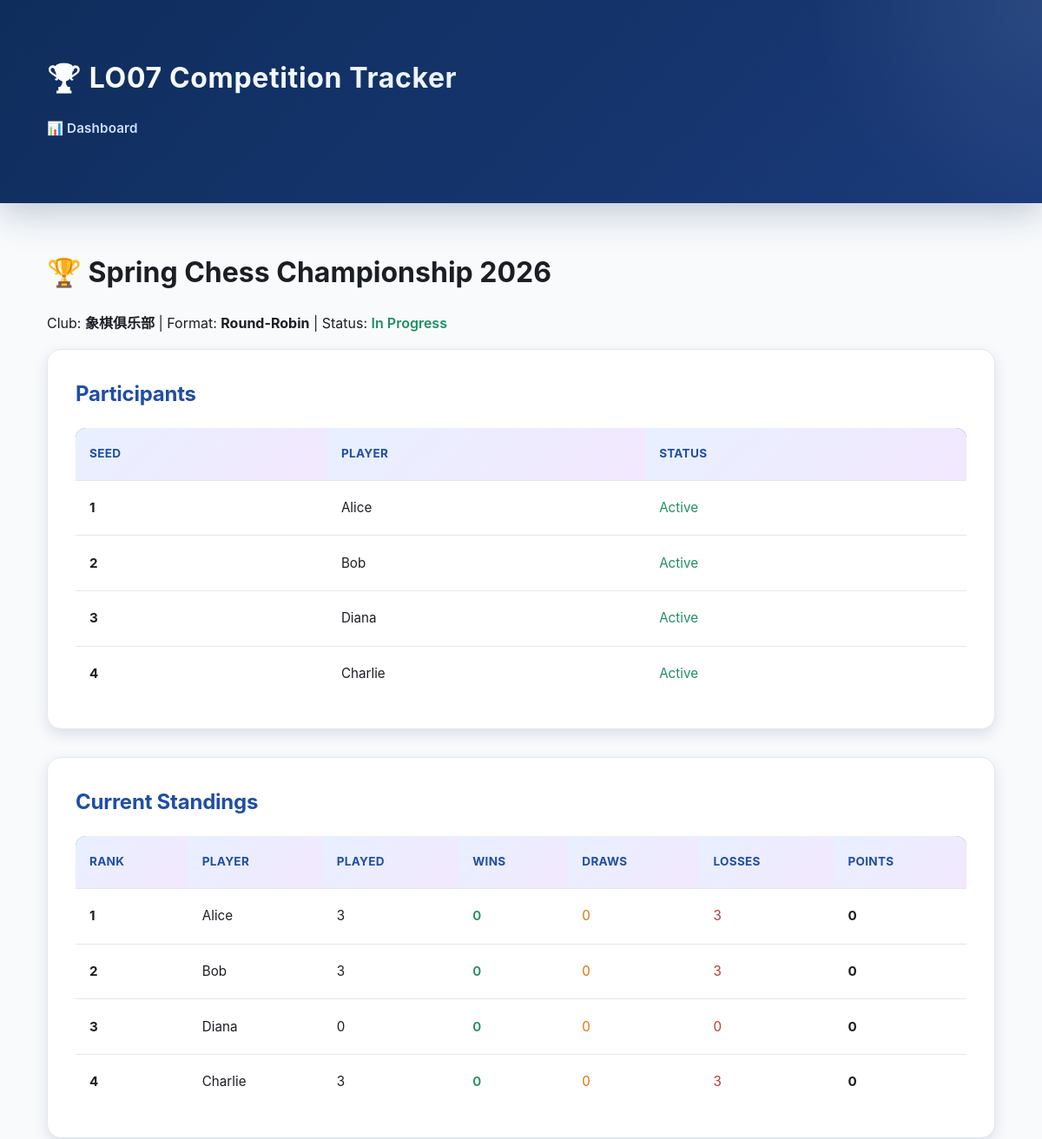
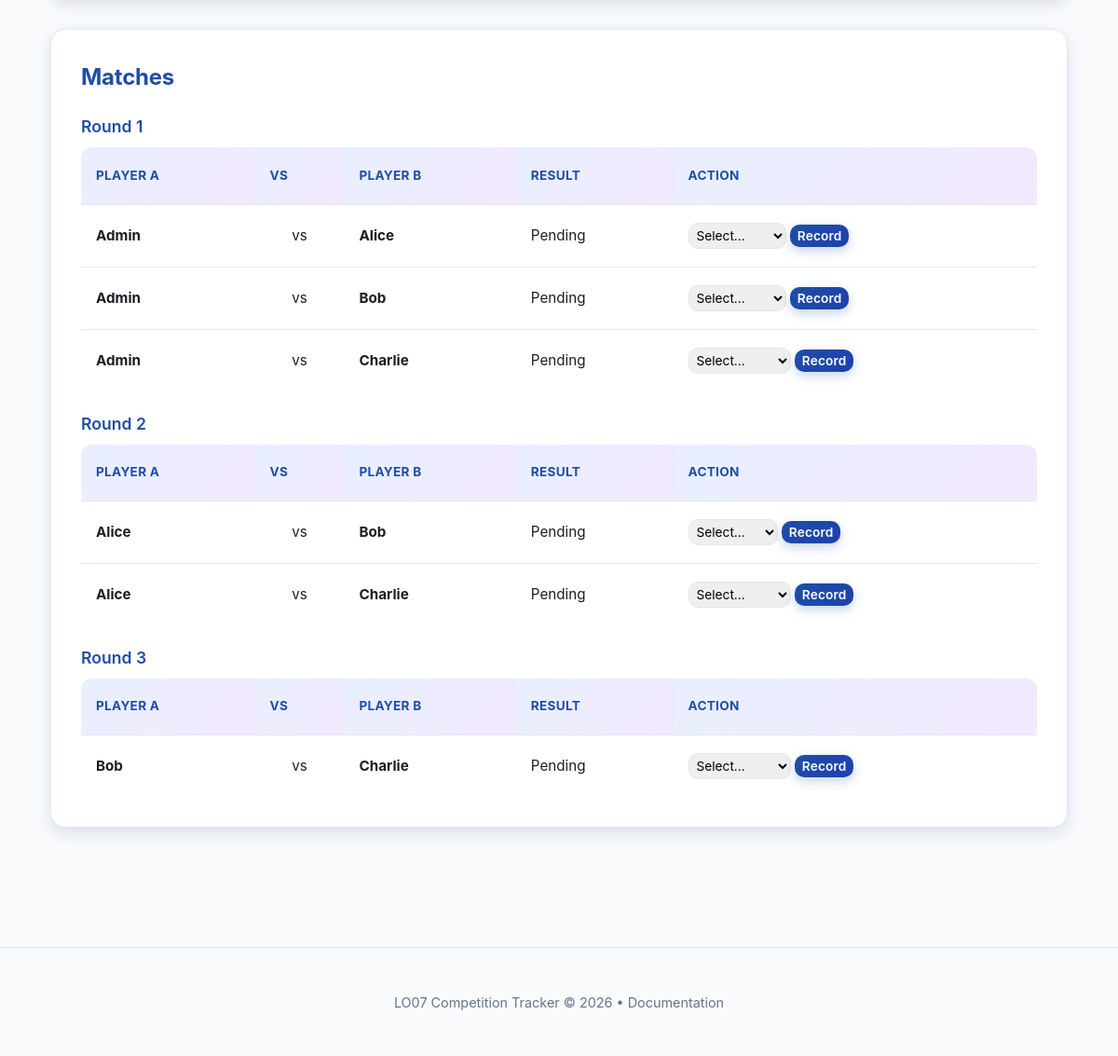
/tournament_detail.php?id=1, run on the app's committed database (2 pictures, top to bottom).
### tables this page shows
CREATE TABLE tournaments (
            id INTEGER PRIMARY KEY AUTOINCREMENT,
            club_id INTEGER NOT NULL,
            name TEXT NOT NULL,
            format TEXT NOT NULL DEFAULT "round-robin",
            status TEXT NOT NULL DEFAULT "draft",
            created_at TEXT NOT NULL,
            FOREIGN KEY (club_id) REFERENCES clubs(id) ON DELETE CASCADE
        );

CREATE TABLE clubs (
            id INTEGER PRIMARY KEY AUTOINCREMENT,
            name TEXT NOT NULL,
            sport TEXT NOT NULL,
            created_by INTEGER NOT NULL,
            created_at TEXT NOT NULL,
            FOREIGN KEY (created_by) REFERENCES users(id)
        );

CREATE TABLE tournament_participants (
            id INTEGER PRIMARY KEY AUTOINCREMENT,
            tournament_id INTEGER NOT NULL,
            user_id INTEGER NOT NULL,
            seed INTEGER NOT NULL,
            status TEXT NOT NULL DEFAULT "active",
            UNIQUE (tournament_id, user_id),
            FOREIGN KEY (tournament_id) REFERENCES tournaments(id) ON DELETE CASCADE,
            FOREIGN KEY (user_id) REFERENCES users(id) ON DELETE CASCADE
        );

CREATE TABLE users (
            id INTEGER PRIMARY KEY AUTOINCREMENT,
            username TEXT NOT NULL UNIQUE,
            created_at TEXT NOT NULL
        );

CREATE TABLE tournament_matches (
            id INTEGER PRIMARY KEY AUTOINCREMENT,
            tournament_id INTEGER NOT NULL,
            match_id INTEGER NOT NULL,
            round INTEGER NOT NULL,
            UNIQUE (tournament_id, match_id),
            FOREIGN KEY (tournament_id) REFERENCES tournaments(id) ON DELETE CASCADE,
            FOREIGN KEY (match_id) REFERENCES matches(id) ON DELETE CASCADE
        );

### public/tournament_detail.php (called while the page is built, shortened)
<?php
require __DIR__ . '/../app/bootstrap.php';
$tournamentId = (int) ($_GET['id'] ?? 0);
$controller = new TournamentController($repo, new TournamentService($repo, $eloService));
$data = $controller->getTournamentData($tournamentId);
extract($data);
require __DIR__ . '/../app/views/tournament_detail.php';

### app/services/TournamentService.php (called while the page is built, shortened)
<?php
class TournamentService
{
    public function getTournament(int $tournamentId): array
    {
        $db = $this->repo->getConnection();
        $stmt = $db->prepare('SELECT * FROM tournaments WHERE id = :id');
        $stmt->execute([':id' => $tournamentId]);
        $tournament = $stmt->fetch(PDO::FETCH_ASSOC);
        return $tournament;
    }
    public function getTournamentParticipants(int $tournamentId): array
    {
        $db = $this->repo->getConnection();
        $stmt = $db->prepare('
            SELECT tp.id, tp.user_id, tp.seed, tp.status, u.username
            FROM tournament_participants tp
            JOIN users u ON tp.user_id = u.id
            WHERE tp.tournament_id = :tournament_id
            ORDER BY tp.seed ASC
        ');
        $stmt->execute([':tournament_id' => $tournamentId]);
        return $stmt->fetchAll(PDO::FETCH_ASSOC);
    }
    public function getTournamentMatches(int $tournamentId): array
    {
        $db = $this->repo->getConnection();
        $stmt = $db->prepare('
            SELECT
                tm.id,
                tm.round,
                m.id as match_id,
                m.player_a_id,
                m.player_b_id,
                m.winner_id,
                m.is_draw,
                ua.username as player_a_name,
                ub.username as player_b_name,
                uw.username as winner_name
            FROM tournament_matches tm
            JOIN matches m ON tm.match_id = m.id
            JOIN users ua ON m.player_a_id = ua.id
            JOIN users ub ON m.player_b_id = ub.id
            LEFT JOIN users uw ON m.winner_id = uw.id
            WHERE tm.tournament_id = :tournament_id
            ORDER BY tm.round ASC, tm.id ASC
        ');
        $stmt->execute([':tournament_id' => $tournamentId]);
        return $stmt->fetchAll(PDO::FETCH_ASSOC);
    }
    public function getTournamentStandings(int $tournamentId): array
    {
        $db = $this->repo->getConnection();
        $stmt = $db->prepare('
            SELECT
                tp.seed,
                u.id,
                u.username,
                tp.status,
                (SELECT COUNT(*) FROM matches m
                 WHERE m.id IN (SELECT match_id FROM tournament_matches WHERE tournament_id = :tournament_id)
                 AND (m.player_a_id = u.id OR m.player_b_id = u.id)) as matches_played,
                (SELECT COUNT(*) FROM matches m
                 WHERE m.id IN (SELECT match_id FROM tournament_matches WHERE tournament_id = :tournament_id)
                 AND m.winner_id = u.id) as wins,
                (SELECT COUNT(*) FROM matches m
                 WHERE m.id IN (SELECT match_id FROM tournament_matches WHERE tournament_id = :tournament_id)
                 AND m.is_draw = 1 AND (m.player_a_id = u.id OR m.player_b_id = u.id)) as draws
            FROM tournament_participants tp
            JOIN users u ON tp.user_id = u.id
            WHERE tp.tournament_id = :tournament_id
            ORDER BY tp.seed ASC
        ');
        $stmt->execute([':tournament_id' => $tournamentId]);
        $standings = $stmt->fetchAll(PDO::FETCH_ASSOC);
        usort($standings, function ($a, $b) {
            $aWins = (int) $a['wins'];
            $bWins = (int) $b['wins'];
            if ($aWins !== $bWins) {
                return $bWins <=> $aWins;
            }
            $aDraws = (int) $a['draws'];
            $bDraws = (int) $b['draws'];
            return $bDraws <=> $aDraws;
        });
        foreach ($standings as &$row) {
            $row['matches_played'] = (int) $row['matches_played'];
            $row['wins'] = (int) $row['wins'];
            $row['draws'] = (int) $row['draws'];
            $row['losses'] = $row['matches_played'] - $row['wins'] - $row['draws'];
        }
        return $standings;
    }
}

### app/controllers/TournamentController.php (called while the page is built, shortened)
<?php
class TournamentController
{
    public function getTournamentData(int $tournamentId): array
    {
        $tournament = $this->tournamentService->getTournament($tournamentId);
        $club = $this->repo->getClub($tournament['club_id']);
        $participants = $this->tournamentService->getTournamentParticipants($tournamentId);
        $matches = $this->tournamentService->getTournamentMatches($tournamentId);
        $standings = $this->tournamentService->getTournamentStandings($tournamentId);
        return [
            'tournament' => $tournament,
            'club' => $club,
            'participants' => $participants,
            'matches' => $matches,
            'standings' => $standings,
        ];
    }
}

### app/models/Repository.php (called while the page is built, shortened)
<?php
class Repository
{
    private PDO $db;
    public function __construct(PDO $db)
    {
        $this->db = $db;
    }
    public function getClub(int $clubId): ?array
    {
        $stmt = $this->db->prepare(
            'SELECT c.*, u.username AS creator_name
             FROM clubs c
             LEFT JOIN users u ON u.id = c.created_by
             WHERE c.id = :id'
        );
        $stmt->execute(['id' => $clubId]);
        $club = $stmt->fetch(PDO::FETCH_ASSOC);
        return $club ?: null;
    }
}

### app/views/tournament_detail.php (the view, shortened to what this page needs)
<header>
    <h1>🏆 <?= htmlspecialchars($tournament['name']) ?></h1>
    <p>
        Club: <strong><?= htmlspecialchars($club['name']) ?></strong> |
        Format: <strong><?= $tournament['format'] === 'round-robin' ? 'Round-Robin' : 'Single Elimination' ?></strong> |
        Status:
        <?php
        $statusLabels = [
            'draft' => ['label' => 'Draft', 'color' => 'var(--amber)'],
            'in-progress' => ['label' => 'In Progress', 'color' => 'var(--green)'],
            'completed' => ['label' => 'Completed', 'color' => 'var(--blue)'],
        ];
        $status = $statusLabels[$tournament['status']] ?? ['label' => 'Unknown', 'color' => 'gray'];
        ?>
        <span style="color: <?= $status['color'] ?>; font-weight: 600;"><?= $status['label'] ?></span>
    </p>
</header>
<section class="card">
    <h2>Participants</h2>
    <table>
        <thead>
            <tr style="background: linear-gradient(135deg, var(--sky), var(--blue));">
                <th>Seed</th>
                <th>Player</th>
                <th>Status</th>
            </tr>
        </thead>
        <tbody>
            <?php foreach ($participants as $participant) : ?>
                <tr>
                    <td><strong><?= $participant['seed'] ?></strong></td>
                    <td><?= htmlspecialchars($participant['username']) ?></td>
                    <td>
                        <?php
                        $pStatusColor = $participant['status'] === 'active' ? 'var(--green)' : 'var(--red)';
                        ?>
                        <span style="color: <?= $pStatusColor ?>;">
                            <?= ucfirst($participant['status']) ?>
                        </span>
                    </td>
                </tr>
            <?php endforeach; ?>
        </tbody>
    </table>
</section>
<?php if ($tournament['status'] !== 'draft') : ?>
<section class="card">
    <h2>Current Standings</h2>
    <table>
        <thead>
            <tr style="background: linear-gradient(135deg, var(--green), var(--sky));">
                <th>Rank</th>
                <th>Player</th>
                <th>Played</th>
                <th>Wins</th>
                <th>Draws</th>
                <th>Losses</th>
                <th>Points</th>
            </tr>
        </thead>
        <tbody>
            <?php foreach ($standings as $rank => $standing) : ?>
                <tr>
                    <td><strong><?= $rank + 1 ?></strong></td>
                    <td><?= htmlspecialchars($standing['username']) ?></td>
                    <td><?= $standing['matches_played'] ?></td>
                    <td style="color: var(--green); font-weight: 600;"><?= $standing['wins'] ?></td>
                    <td style="color: var(--amber);"><?= $standing['draws'] ?></td>
                    <td style="color: var(--red);"><?= $standing['losses'] ?></td>
                    <td><strong><?= $standing['points'] ?></strong></td>
                </tr>
            <?php endforeach; ?>
        </tbody>
    </table>
</section>
<?php endif; ?>
<?php if ($tournament['status'] !== 'draft') : ?>
<section class="card">
    <h2>Matches</h2>
    <?php if (empty($matches)) : ?>
        <p>No matches have been scheduled yet.</p>
    <?php else : ?>
        <?php
        $matchesByRound = [];
        foreach ($matches as $match) {
            $matchesByRound[$match['round']][] = $match;
        }
        ?>
        <?php foreach ($matchesByRound as $round => $roundMatches) : ?>
            <h3 style="color: var(--blue); margin-top: 20px;">Round <?= $round ?></h3>
            <table>
                <thead>
                    <tr style="background: linear-gradient(135deg, var(--purple-light), var(--blue-light));">
                        <th>Player A</th>
                        <th>vs</th>
                        <th>Player B</th>
                        <th>Result</th>
                        <th>Action</th>
                    </tr>
                </thead>
                <tbody>
                    <?php foreach ($roundMatches as $match) : ?>
                        <tr>
                            <td>
                                <strong><?= htmlspecialchars($match['player_a_name']) ?></strong>
                            </td>
                            <td style="text-align: center; color: var(--gray);">vs</td>
                            <td>
                                <strong><?= htmlspecialchars($match['player_b_name']) ?></strong>
                            </td>
                            <td>
                                <?php if ($match['is_draw']) : ?>
                                    <span style="color: var(--amber); font-weight: 600;">Draw</span>
                                <?php elseif ($match['winner_id']) : ?>
                                    <span style="color: var(--green); font-weight: 600;">
                                        <?= htmlspecialchars($match['winner_name']) ?> wins
                                    </span>
                                <?php else : ?>
                                    <span style="color: var(--gray);">Pending</span>
                                <?php endif; ?>
                            </td>
                            <td>
                                <?php if (!$match['winner_id'] && !$match['is_draw']) : ?>
                                    <form method="post" action="tournament_detail.php?id=<?= $tournament['id'] ?>&action=record" style="display: inline;">
                                        <select name="result" required style="font-size: 0.9em; padding: 4px;">
                                            <option value="">Select...</option>
                                        </select>
                                        <button type="submit" style="font-size: 0.9em; padding: 4px 8px;">Record</button>
                                    </form>
                                <?php else : ?>
                                    <span style="color: var(--green);">✓ Complete</span>
                                <?php endif; ?>
                            </td>
                        </tr>
                    <?php endforeach; ?>
                </tbody>
            </table>
        <?php endforeach; ?>
    <?php endif; ?>
</section>
<?php endif; ?>
<?php
require __DIR__ . '/layout.php';

### public/assets/styles.css (style rules this page uses)
:root { --blue: #1f4ea5; --blue-light: #e8f0ff; --green: #1f8f5f; --green-light: #e8f5ef; --red: #c13b2a; --red-light: #ffe8e5; --amber: #d97706; --amber-light: #fef3e2; --purple: #7c3aed; --purple-light: #f3e8ff; --sky: #0284c7; --sky-light: #e0f2fe; --bg: #f8fafc; --bg-dark: #1e293b; --card: #ffffff; --text: #1b1e23; --muted: #64748b; --border: #e2e8f0; --shadow-sm: 0 2px 6px rgba(15, 45, 92, 0.08); --shadow-md: 0 6px 16px rgba(15, 45, 92, 0.12); --shadow-lg: 0 12px 32px rgba(15, 45, 92, 0.15); }
* { box-sizing: border-box; }
body { margin: 0; font-family: -apple-system, BlinkMacSystemFont, "Segoe UI", "Helvetica Neue", sans-serif; color: var(--text); background: var(--bg); line-height: 1.6; }
.card { background: var(--card); border-radius: 16px; padding: 2rem; margin-bottom: 2rem; box-shadow: var(--shadow-md); transition: all 0.3s ease; border: 1px solid var(--border); position: relative; overflow: hidden; }
.card::before { content: ''; position: absolute; top: 0; left: 0; right: 0; height: 4px; background: linear-gradient(90deg, var(--blue), var(--purple), var(--sky)); transform: scaleX(0); transform-origin: left; transition: transform 0.3s ease; }
.card h2 { margin: 0 0 1.2rem; font-size: 1.5rem; color: var(--blue); font-weight: 700; letter-spacing: -0.01em; }
.card h3 { margin: 1rem 0 0.5rem; font-size: 1.1rem; color: var(--text); font-weight: 600; }
input, select, button { padding: 0.75rem 1rem; border-radius: 10px; border: 1.5px solid var(--border); font-size: 0.95rem; font-family: inherit; transition: all 0.3s ease; }
button { background: linear-gradient(135deg, var(--blue) 0%, #1e40af 100%); color: white; border: none; cursor: pointer; font-weight: 600; letter-spacing: 0.01em; box-shadow: 0 4px 12px rgba(31, 78, 165, 0.25); }
table { width: 100%; border-collapse: collapse; background: var(--card); border-radius: 12px; overflow: hidden; }
th, td { text-align: left; padding: 1.2rem 1rem; border-bottom: 1px solid var(--border); font-size: 0.95rem; line-height: 1.6; }
th { background: linear-gradient(135deg, var(--blue-light) 0%, var(--purple-light) 100%); color: var(--blue); font-weight: 700; letter-spacing: 0.02em; text-transform: uppercase; font-size: 0.85rem; }
tbody tr { transition: all 0.2s ease; }
tbody tr:last-child td { border-bottom: none; }

### data on the page
tournaments: name "Spring Chess Championship 2026", status "In Progress"
clubs: name "象棋俱乐部"
tournament_participants: seed "1", user.username "Alice", status "Active"
tournament_participants: seed "2", user.username "Bob", status "Active"
tournament_participants: seed "3", user.username "Diana", status "Active"
tournament_participants: seed "4", user.username "Charlie", status "Active"
users: username "Alice", matches_played "3", wins "0", draws "0", losses "3", points "0"
users: username "Bob", matches_played "3", wins "0", draws "0", losses "3", points "0"
users: username "Diana", matches_played "0", wins "0", draws "0", losses "0", points "0"
users: username "Charlie", matches_played "3", wins "0", draws "0", losses "3", points "0"
tournament_matches: player_a_name "Admin", player_b_name "Alice"
tournament_matches: player_a_name "Admin", player_b_name "Bob"
tournament_matches: player_a_name "Admin", player_b_name "Charlie"
tournament_matches: player_a_name "Alice", player_b_name "Bob"
tournament_matches: player_a_name "Alice", player_b_name "Charlie"
tournament_matches: player_a_name "Bob", player_b_name "Charlie"

### other printed values
$round "1"
$round "2"
$round "3"
